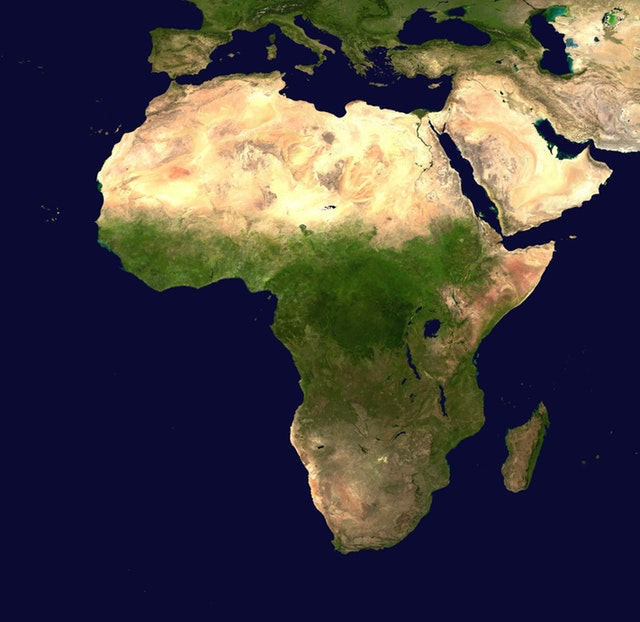
#> input picture Src/map.jpg, 640 x 622 px, found by its file name
$ python contex_hull.py
#> lines starting #> are read from the running program, lines starting #| are printed output that depends on the picture; after the words box and inside, x2 and y2 are one past the last pixel; in counts of white or black regions, pixels touching at a corner belong together
import cv2
import numpy as np
import matplotlib.pyplot as plt
#Kontur kavramı
#nesneyi çevreleyen ard arda devam eden benzer renk özelliğine sahip olan renkler bütünüdür
#1-başla
#2-cv2.cvtColor() ile gri formata çerilir
#3-cv2.threshold() ile binary formata çevrilir
#4-cv2.findContours() kontur kordinatlarının tespiti
#5-drawContours() Bulunan noktaların çizimi

#Kontur Özellikleri

#convexhull:dışbükey örtü
img=cv2.imread("C:\\OpenCV\\OpenCv_Uygulamar_1\\Src\\map.jpg")
#> img is the input picture: shape (622, 640, 3); mean B, G, R 66.4, 64, 68.6

gray=cv2.cvtColor(img,cv2.COLOR_BGR2GRAY)#img gri formata çevrildi
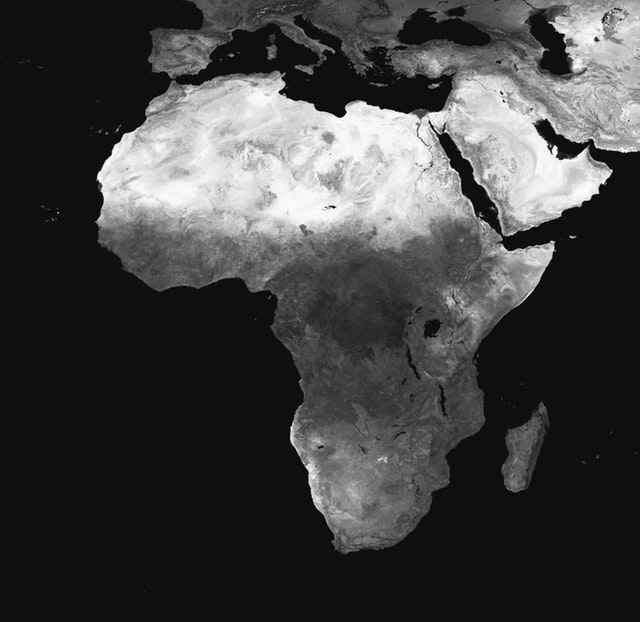
#> gray: shape (622, 640); min 1, max 253, mean 65.7
blur=cv2.blur(gray,(50,50))
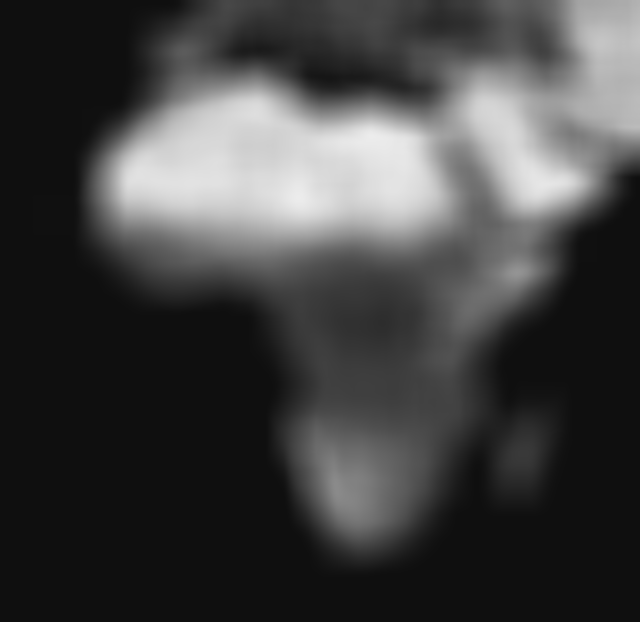
#> blur: shape (622, 640); min 15, max 236, mean 65.7
ret,thresh=cv2.threshold(blur,75,255,cv2.THRESH_BINARY)
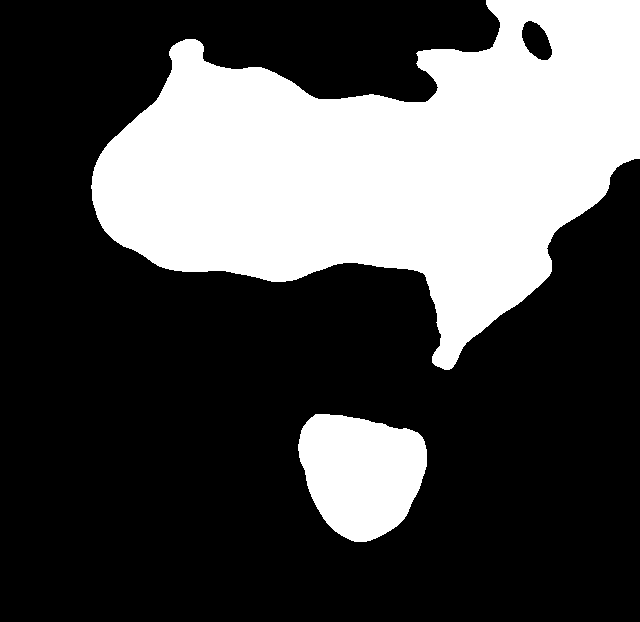
#> thresh: shape (622, 640); 31.3% white; 2 white regions
                        #(gray ,min,max,binary çvirme fonksiyonu 0 1 )

contours,hierarchy=cv2.findContours(thresh,cv2.RETR_TREE,cv2.CHAIN_APPROX_SIMPLE)#iki değer alır
#> contours = 3 contours; box (x1, y1, x2, y2) and area: (91, 0, 640, 370) 112180, (298, 414, 427, 542) 12178, (521, 20, 553, 61) 835
                        #findContours(thresh,kontur bulma işlemini daha doğru bulmak için kullanulan iki argüman)
#print(contours)
hull=[]

for i in range(len(contours)):#kontur değerleri tespit edildi ve listeye eklendi.
    hull.append(cv2.convexHull(contours[i],False))
#> this loop made 3 passes
#> after the loop, hull = 3 contours; box (x1, y1, x2, y2) and area: (91, 0, 640, 370) 145571, (298, 414, 427, 542) 12358, (521, 20, 553, 61) 858


background=np.zeros((thresh.shape[0],thresh.shape[1],3),np.uint8)#Siyah bir tuval oluşturuldu.
for i in range(len(contours)):
    cv2.drawContours(background,contours,i,(255,0,0),3,8,hierarchy)#coun8 kesintisiz çizgi

    cv2.drawContours(background,hull,i,(0,255,0),1,8,hierarchy)#hulun tuttuğu değerler çizdirildi.
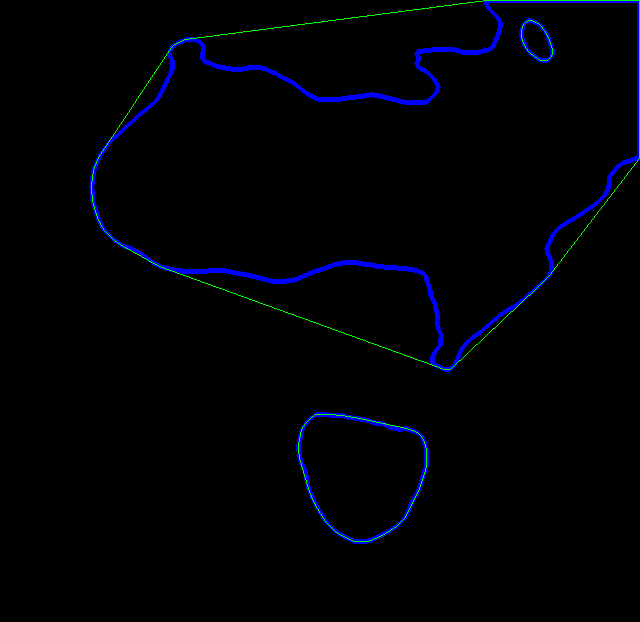
#> background: shape (622, 640, 3); mean of channels 0, 1, 2 5.6, 1.2, 0; drawn as B, G, R
#print(hull)
#0,1,2,3,4,5


titles=["orijinal","gray","blur","thresh","Image"]
images=[img,gray,blur,thresh,background]
for i in range(5):
    plt.subplot(2,3,i+1)
    #plt.subplot(satir,sutun,çizim sayısı: i+1)

    plt.title(titles[i])
    plt.imshow(cv2.cvtColor(images[i],cv2.COLOR_RGB2BGR))
    plt.xticks([])
    plt.yticks([])
plt.show()
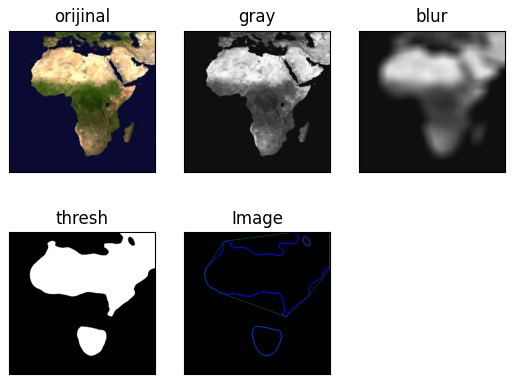
#> figure drawn by matplotlib, 5 panels


"""
cv2.imshow("orijinal",img)
cv2.imshow("gray",gray)
cv2.imshow("blur",blur)
cv2.imshow("thresh",thresh)
cv2.imshow("Image",background)
"""

cv2.waitKey(0)
cv2.destroyAllWindows()
